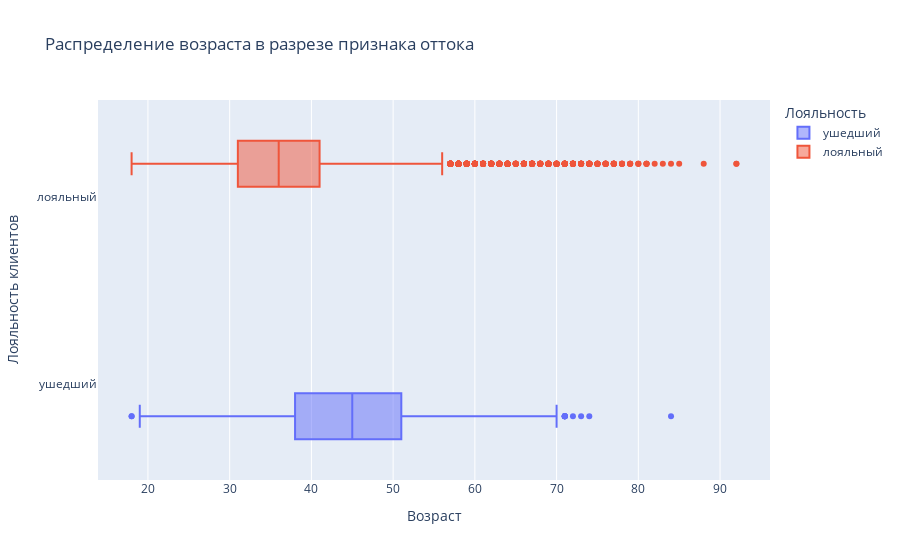

This figure's notebook cell:
### Markdown cell above
### 9.4. Посмотрите на распределение возраста в разрезе признака оттока. В какой группе больше потенциальных выбросов? На какую возрастную категорию клиентов стоит обратить внимание банку?

### Code cell
fig = px.box(
    data_frame=churn_data,
    x='Age',
    y=churn_data['Exited'].map({0:'лояльный', 1:'ушедший'}),
    title='Распределение возраста в разрезе признака оттока',
    color=churn_data['Exited'].map({0:'лояльный', 1:'ушедший'}),
    labels={'Age': 'Возраст','color': 'Лояльность'},
)
fig.update_layout(xaxis_title="Возраст",
                  yaxis_title="Лояльность клиентов",
                  )
fig.show()

### Figure 1 — Plotly figure (JSON) as saved in the notebook; plotly's stock layout.template omitted (floating-point values rounded to 4 significant figures; data arrays with more than 128 entries replaced by an {"elided": "..."} marker saying what was removed)
{"data": [{"alignmentgroup": "True", "hovertemplate": "Лояльность=ушедший<br>Возраст=%{x}<br>y=%{y}<extra></extra>", "legendgroup": "ушедший", "marker": {"color": "#636efa"}, "name": "ушедший", "notched": false, "offsetgroup": "ушедший", "orientation": "h", "showlegend": true, "type": "box", "x": {"elided": "2037 int values"}, "x0": " ", "xaxis": "x", "y": {"elided": "2037 str values"}, "y0": " ", "yaxis": "y"}, {"alignmentgroup": "True", "hovertemplate": "Лояльность=лояльный<br>Возраст=%{x}<br>y=%{y}<extra></extra>", "legendgroup": "лояльный", "marker": {"color": "#EF553B"}, "name": "лояльный", "notched": false, "offsetgroup": "лояльный", "orientation": "h", "showlegend": true, "type": "box", "x": {"elided": "7963 int values"}, "x0": " ", "xaxis": "x", "y": {"elided": "7963 str values"}, "y0": " ", "yaxis": "y"}], "layout": {"boxmode": "group", "legend": {"title": {"text": "Лояльность"}, "tracegroupgap": 0}, "title": {"text": "Распределение возраста в разрезе признака оттока"}, "xaxis": {"anchor": "y", "domain": [0, 1], "title": {"text": "Возраст"}}, "yaxis": {"anchor": "x", "domain": [0, 1], "title": {"text": "Лояльность клиентов"}}}}
